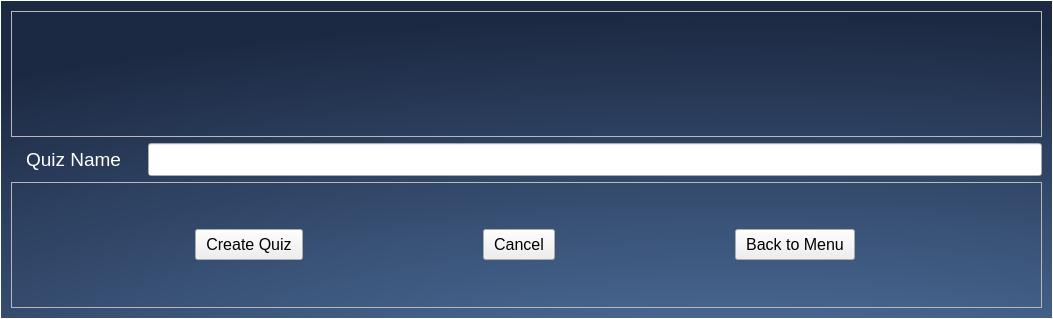
<?xml version="1.0" encoding="UTF-8"?>
<ui version="4.0">
 <class>Form</class>
 <widget class="QWidget" name="Form">
  <property name="geometry">
   <rect>
    <x>0</x>
    <y>0</y>
    <width>1053</width>
    <height>319</height>
   </rect>
  </property>
  <property name="windowTitle">
   <string>Form</string>
  </property>
  <property name="styleSheet">
   <string notr="true">QWidget#Form {
background: qradialgradient(cx: 0.7, cy: 1.4, fx: 0.7, fy: 1.4, radius: 1.35, stop: 0 #597fb0, stop: 1 #1c2942);
color: rgb(0, 0, 0);
border: 1px solid #ffffff;
}</string>
  </property>
  <layout class="QGridLayout" name="gridLayout">
   <item row="2" column="0" colspan="2">
    <widget class="QFrame" name="frame">
     <property name="frameShape">
      <enum>QFrame::StyledPanel</enum>
     </property>
     <property name="frameShadow">
      <enum>QFrame::Raised</enum>
     </property>
     <layout class="QGridLayout" name="gridLayout_2">
      <item row="0" column="0">
       <widget class="QPushButton" name="pushButton">
        <property name="sizePolicy">
         <sizepolicy hsizetype="Maximum" vsizetype="Fixed">
          <horstretch>0</horstretch>
          <verstretch>0</verstretch>
         </sizepolicy>
        </property>
        <property name="font">
         <font>
          <pointsize>12</pointsize>
         </font>
        </property>
        <property name="styleSheet">
         <string notr="true">padding: 5px 10px;</string>
        </property>
        <property name="text">
         <string>Create Quiz</string>
        </property>
       </widget>
      </item>
      <item row="0" column="1">
       <widget class="QPushButton" name="pushButton_2">
        <property name="sizePolicy">
         <sizepolicy hsizetype="Maximum" vsizetype="Fixed">
          <horstretch>0</horstretch>
          <verstretch>0</verstretch>
         </sizepolicy>
        </property>
        <property name="font">
         <font>
          <pointsize>12</pointsize>
         </font>
        </property>
        <property name="styleSheet">
         <string notr="true">padding: 5px 10px;</string>
        </property>
        <property name="text">
         <string>Cancel</string>
        </property>
       </widget>
      </item>
      <item row="0" column="2">
       <widget class="QPushButton" name="pushButton_3">
        <property name="sizePolicy">
         <sizepolicy hsizetype="Maximum" vsizetype="Fixed">
          <horstretch>0</horstretch>
          <verstretch>0</verstretch>
         </sizepolicy>
        </property>
        <property name="font">
         <font>
          <pointsize>12</pointsize>
         </font>
        </property>
        <property name="styleSheet">
         <string notr="true">padding: 5px 10px;</string>
        </property>
        <property name="text">
         <string>Back to Menu</string>
        </property>
       </widget>
      </item>
     </layout>
    </widget>
   </item>
   <item row="1" column="1">
    <widget class="QLineEdit" name="lineEdit">
     <property name="sizePolicy">
      <sizepolicy hsizetype="Preferred" vsizetype="Fixed">
       <horstretch>0</horstretch>
       <verstretch>0</verstretch>
      </sizepolicy>
     </property>
     <property name="font">
      <font>
       <pointsize>12</pointsize>
      </font>
     </property>
     <property name="styleSheet">
      <string notr="true">padding: 5px 10px;</string>
     </property>
    </widget>
   </item>
   <item row="0" column="0" colspan="2">
    <widget class="QFrame" name="frame_2">
     <property name="frameShape">
      <enum>QFrame::StyledPanel</enum>
     </property>
     <property name="frameShadow">
      <enum>QFrame::Raised</enum>
     </property>
     <layout class="QGridLayout" name="gridLayout_3">
      <item row="0" column="0">
       <widget class="QLabel" name="label_2">
        <property name="font">
         <font>
          <family>Helvetica</family>
          <pointsize>10</pointsize>
         </font>
        </property>
        <property name="text">
         <string/>
        </property>
        <property name="alignment">
         <set>Qt::AlignCenter</set>
        </property>
       </widget>
      </item>
     </layout>
    </widget>
   </item>
   <item row="1" column="0">
    <widget class="QLabel" name="label">
     <property name="sizePolicy">
      <sizepolicy hsizetype="Maximum" vsizetype="Preferred">
       <horstretch>0</horstretch>
       <verstretch>0</verstretch>
      </sizepolicy>
     </property>
     <property name="font">
      <font>
       <family>Helvetica</family>
       <pointsize>14</pointsize>
      </font>
     </property>
     <property name="styleSheet">
      <string notr="true">padding: 5px 10px;
color: #ffffff;</string>
     </property>
     <property name="text">
      <string>Quiz Name </string>
     </property>
    </widget>
   </item>
  </layout>
 </widget>
 <resources/>
 <connections/>
</ui>
